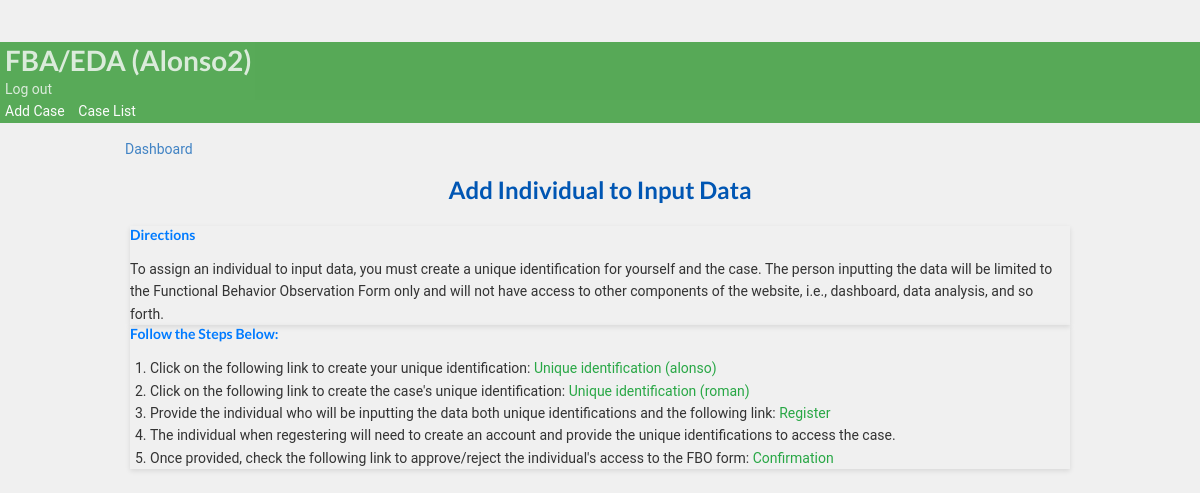
/assign_data_entry/1/ (signed in), run on the app's committed database.
### bip/models.py (models this page shows, shortened)
class CustomUser(AbstractUser):
    bio = models.CharField(max_length=20, blank=True, null=True, verbose_name='Occupation')

class CaseManager(models.Model):
    user = models.OneToOneField(CustomUser, on_delete=models.CASCADE)
    slug = models.SlugField(max_length=150,null=True,unique=True,blank=True,
        verbose_name=("Unique Identification"))
    status=models.BooleanField(default=False)

class Student(models.Model):
        studentname= models.CharField(max_length=30,verbose_name= 'Name', null=True, blank=True)
        slug = models.SlugField(max_length=150,null=False,unique=False,blank=False,
        verbose_name=("Unique Identifier"),
        help_text=(
            "*Unique Identification allows another to use FBO form if provided by you only"
        ),
    )
        user_student = models.ForeignKey(CustomUser, on_delete=models.CASCADE,  default=None,related_name="postts")

### bip/views.py (the view)
# urls.py: path('assign_data_entry/<pk>/', views.assign_data_entry, name='assign_data_entry'),
def assign_data_entry(request, pk):
    student = get_object_or_404(Student, pk=pk)
    student_behaviors = student.case_set.all()
    behavior = Behavior.objects.all()
    casemanager = models.CaseManager.objects.all()
    case = Case.objects.all()
    studentcurrent = Student.objects.get(id=pk)
    context = {
    'student_behaviors':student_behaviors,
    "student":student,
    'case':case,
               }
    return render(request, 'bip/assign_data_entry.html',context, )

### bip/context_processors.py (called while the page is built)
def user_context(request):
    user = get_user(request)
    return {'user': user}

### bip/templatetags/custom_filters.py (called while the page is built)
@register.filter(name='is_case_manager')
def is_case_manager(user):
    return user.groups.filter(name='CASE MANAGER').exists()

### bip/templates/bip/assign_data_entry.html (shortened to what this page needs)
{% extends 'partials/base.html' %}
{% block content %}
{% load crispy_forms_tags %}
<body>
  <div class="container">
    <a class="btn btn-outline-info btn-sm btn-block" href="{% url 'bip:dashboard' student.id %}">Dashboard</a>
<div class="container mt-4">
  <h2 class="page-title">Add Individual to Input Data</h2>
  <div class="instruction-card card mb-4">
      <div class="card-body">
          <h5 class="card-title">Directions</h5>
          <p class="card-text">
            To assign an individual to input data, you must create a unique identification for yourself and the case. The person inputting the data will be limited to the Functional Behavior Observation Form only and will not have access to other components of the website, i.e., dashboard, data analysis, and so forth.
          </p>
      </div>
  </div>
  <div class="steps-card card mb-4">
      <div class="card-body">
          <h5 class="card-title">Follow the Steps Below:</h5>
          <ol class="steps-list">
            <li>Click on the following link to create your unique identification:
              <a href="{% url 'bip:case_manager_unique_identifier' request.user.casemanager.id %}" class="card-link">
                Unique identification ({{ request.user.casemanager.slug }})
              </a>
            </li>
            <li>Click on the following link to create the case's unique identification:
              <a href="{% url 'bip:updateunique_case_identifier' student.id %}" class="card-link">
                Unique identification ({{ student.slug }})
              </a>
            </li>
            <li>Provide the individual who will be inputting the data both unique identifications and the following link:
              <a href="{% url 'bip:data_entry_signup' %}" class="card-link">Register</a>
            </li>
            <li>The individual when regestering will need to create an account and provide the unique identifications to access the case.</li>
            <li>Once provided, check the following link to approve/reject the individual's access to
              the FBO form: <a href="{% url 'bip:case_manager_dashboard' user.id %}" class="card-link">Confirmation</a>
            </li>
          </ol>
      </div>
  </div>
</div>
</body>
{% endblock %}

### bip/templates/partials/nav.html (shortened to what this page needs)
{% load custom_filters %}
  <nav class="navbar navbar-dark ">
          <div class="navbar navbar-expand-lg">
                    {% if user.is_authenticated  %}
                    <div class="navbar-new">
                    <h1 class="logo"> <a class="colorwhite" href="">FBA/EDA ({{ user.username }})</a></h1>
          </div>
              <a class='colorwhite' class="nav-item nav-link" href="{% url 'bip:logout' %}"  >Log out</a>
          </div>
                 <div class="navbar-nav ml-auto">
                        {% if user|is_case_manager %}
              <a class="colorwhite" href="{% url 'bip:create_student' %}">Add Case</a>
              <a class="colorwhite" href="{% url 'bip:for_user' username=user.username %}">Case List</a>
                </div>
                {% endif %}
        {% endif %}
</nav>

### staticfiles/static_cdn/static_root/css/style.css (style rules this page uses)
body { background: white }
.navbar { opacity: 0.8; transition: 0.5s; background-color: #393 !important; color: #393; opacity: 0.8; transition: 0.5s; }
.navbar .colorwhite { color: white; ; text-decoration: none; padding: 5px; }
body { padding-top: 3rem; padding-bottom: 3rem; color: rgb(var(--bs-tertiary-color-rgb)); }

### bip/templates/bip/assign_data_entry.html (style rules this page uses)
body { font-family: 'Roboto', sans-serif; background-color: #f0f0f0; color: #505050; line-height: 1.6; }
.container { max-width: 1000px; margin: auto; padding: 15px; }
.page-title { color: #0056b3; text-align: center; margin-bottom: 20px; }
.card { box-shadow: 0 2px 5px rgba(0, 0, 0, 0.1); }
.card-title { color: #007bff; }
.card-text, .steps-list { color: #333; line-height: 1.6; }
.card-link { color: #28a745; }
.steps-list { padding-left: 20px; }
.btn-outline-info { width: 100%; padding: 10px; margin-bottom: 20px; }

### data on the page
CustomUser: username "Alonso2", user.casemanager.slug "alonso"
Student: slug "roman"
